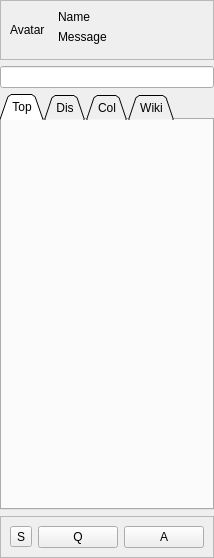
<?xml version="1.0" encoding="UTF-8"?>
<ui version="4.0">
 <class>MainPanel</class>
 <widget class="QWidget" name="MainPanel">
  <property name="geometry">
   <rect>
    <x>0</x>
    <y>0</y>
    <width>213</width>
    <height>558</height>
   </rect>
  </property>
  <property name="windowTitle">
   <string>Form</string>
  </property>
  <layout class="QGridLayout" name="gridLayout_2">
   <property name="leftMargin">
    <number>0</number>
   </property>
   <property name="topMargin">
    <number>0</number>
   </property>
   <property name="rightMargin">
    <number>0</number>
   </property>
   <property name="bottomMargin">
    <number>0</number>
   </property>
   <property name="verticalSpacing">
    <number>6</number>
   </property>
   <item row="0" column="0">
    <widget class="QFrame" name="headerPanel">
     <property name="sizePolicy">
      <sizepolicy hsizetype="Expanding" vsizetype="Preferred">
       <horstretch>0</horstretch>
       <verstretch>0</verstretch>
      </sizepolicy>
     </property>
     <property name="minimumSize">
      <size>
       <width>50</width>
       <height>50</height>
      </size>
     </property>
     <property name="frameShape">
      <enum>QFrame::StyledPanel</enum>
     </property>
     <property name="frameShadow">
      <enum>QFrame::Raised</enum>
     </property>
     <layout class="QGridLayout" name="gridLayout">
      <property name="leftMargin">
       <number>9</number>
      </property>
      <property name="topMargin">
       <number>9</number>
      </property>
      <property name="rightMargin">
       <number>9</number>
      </property>
      <property name="bottomMargin">
       <number>9</number>
      </property>
      <item row="0" column="1">
       <widget class="QLabel" name="nickNameLabel">
        <property name="text">
         <string>Name</string>
        </property>
       </widget>
      </item>
      <item row="1" column="1">
       <widget class="QLabel" name="messageLabel">
        <property name="text">
         <string>Message</string>
        </property>
       </widget>
      </item>
      <item row="0" column="0" rowspan="3">
       <widget class="QLabel" name="avatarLabel">
        <property name="sizePolicy">
         <sizepolicy hsizetype="Preferred" vsizetype="Preferred">
          <horstretch>0</horstretch>
          <verstretch>0</verstretch>
         </sizepolicy>
        </property>
        <property name="maximumSize">
         <size>
          <width>42</width>
          <height>42</height>
         </size>
        </property>
        <property name="text">
         <string>Avatar</string>
        </property>
       </widget>
      </item>
     </layout>
    </widget>
   </item>
   <item row="1" column="0">
    <widget class="QLineEdit" name="editerPanel"/>
   </item>
   <item row="2" column="0">
    <widget class="QTabWidget" name="tabPanel">
     <property name="tabPosition">
      <enum>QTabWidget::North</enum>
     </property>
     <property name="tabShape">
      <enum>QTabWidget::Triangular</enum>
     </property>
     <property name="currentIndex">
      <number>0</number>
     </property>
     <widget class="QWidget" name="tab0">
      <attribute name="title">
       <string>Top</string>
      </attribute>
     </widget>
     <widget class="QWidget" name="tab1">
      <attribute name="title">
       <string>Dis</string>
      </attribute>
     </widget>
     <widget class="QWidget" name="tab2">
      <attribute name="title">
       <string>Col</string>
      </attribute>
     </widget>
     <widget class="QWidget" name="tab3">
      <attribute name="title">
       <string>Wiki</string>
      </attribute>
     </widget>
    </widget>
   </item>
   <item row="3" column="0">
    <widget class="QFrame" name="footerPanel">
     <property name="frameShape">
      <enum>QFrame::StyledPanel</enum>
     </property>
     <property name="frameShadow">
      <enum>QFrame::Raised</enum>
     </property>
     <layout class="QHBoxLayout" name="horizontalLayout">
      <item>
       <widget class="QToolButton" name="toolButton">
        <property name="text">
         <string>S</string>
        </property>
       </widget>
      </item>
      <item>
       <spacer name="horizontalSpacer">
        <property name="orientation">
         <enum>Qt::Horizontal</enum>
        </property>
        <property name="sizeHint" stdset="0">
         <size>
          <width>40</width>
          <height>20</height>
         </size>
        </property>
       </spacer>
      </item>
      <item>
       <widget class="QPushButton" name="pushButton_2">
        <property name="sizePolicy">
         <sizepolicy hsizetype="Fixed" vsizetype="Fixed">
          <horstretch>0</horstretch>
          <verstretch>0</verstretch>
         </sizepolicy>
        </property>
        <property name="text">
         <string>Q</string>
        </property>
       </widget>
      </item>
      <item>
       <widget class="QPushButton" name="pushButton">
        <property name="sizePolicy">
         <sizepolicy hsizetype="Fixed" vsizetype="Fixed">
          <horstretch>0</horstretch>
          <verstretch>0</verstretch>
         </sizepolicy>
        </property>
        <property name="text">
         <string>A</string>
        </property>
       </widget>
      </item>
     </layout>
    </widget>
   </item>
  </layout>
 </widget>
 <resources/>
 <connections/>
</ui>
